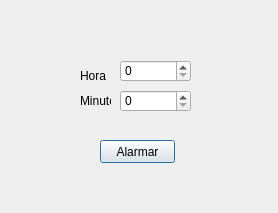
<?xml version="1.0" encoding="UTF-8"?>
<ui version="4.0">
 <class>Alarme</class>
 <widget class="QDialog" name="Alarme">
  <property name="geometry">
   <rect>
    <x>0</x>
    <y>0</y>
    <width>278</width>
    <height>213</height>
   </rect>
  </property>
  <property name="contextMenuPolicy">
   <enum>Qt::PreventContextMenu</enum>
  </property>
  <property name="windowTitle">
   <string>Alarme</string>
  </property>
  <widget class="QPushButton" name="pushButton">
   <property name="geometry">
    <rect>
     <x>100</x>
     <y>140</y>
     <width>75</width>
     <height>23</height>
    </rect>
   </property>
   <property name="text">
    <string>Alarmar</string>
   </property>
  </widget>
  <widget class="QSpinBox" name="spinBox">
   <property name="geometry">
    <rect>
     <x>120</x>
     <y>60</y>
     <width>71</width>
     <height>22</height>
    </rect>
   </property>
   <property name="maximum">
    <number>23</number>
   </property>
  </widget>
  <widget class="QSpinBox" name="spinBox_2">
   <property name="geometry">
    <rect>
     <x>120</x>
     <y>90</y>
     <width>71</width>
     <height>22</height>
    </rect>
   </property>
   <property name="whatsThis">
    <string>&lt;html&gt;&lt;head/&gt;&lt;body&gt;&lt;p&gt;&lt;br/&gt;&lt;/p&gt;&lt;p&gt;&lt;br/&gt;&lt;/p&gt;&lt;/body&gt;&lt;/html&gt;</string>
   </property>
   <property name="maximum">
    <number>59</number>
   </property>
  </widget>
  <widget class="QLabel" name="label">
   <property name="geometry">
    <rect>
     <x>80</x>
     <y>60</y>
     <width>31</width>
     <height>31</height>
    </rect>
   </property>
   <property name="text">
    <string>Hora</string>
   </property>
  </widget>
  <widget class="QLabel" name="label_2">
   <property name="geometry">
    <rect>
     <x>80</x>
     <y>90</y>
     <width>31</width>
     <height>21</height>
    </rect>
   </property>
   <property name="text">
    <string>Minuto</string>
   </property>
  </widget>
 </widget>
 <tabstops>
  <tabstop>spinBox</tabstop>
  <tabstop>spinBox_2</tabstop>
  <tabstop>pushButton</tabstop>
 </tabstops>
 <resources/>
 <connections/>
</ui>
